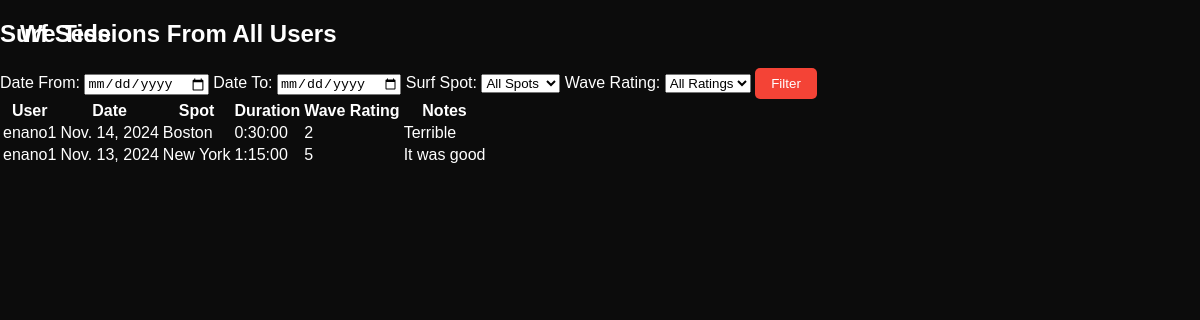
/surf_sessions_public/, run on an earlier commit of the app's database.
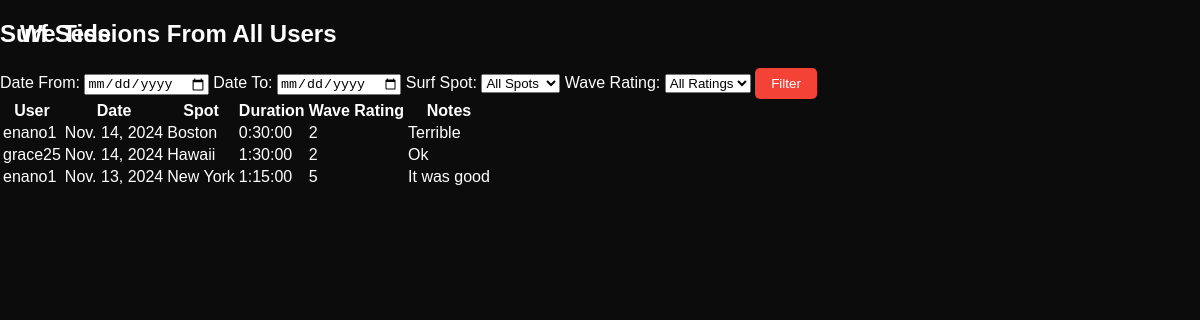
And on a later commit of the database.
### tide/models.py (models this page shows, shortened)
class SurfSession(models.Model):
    surf_spot = models.ForeignKey(SurfSpot, on_delete=models.CASCADE, related_name='surf_sessions')
    user = models.ForeignKey(User, on_delete=models.CASCADE, related_name='surf_sessions')
    date = models.DateField()
    duration = models.DurationField()
    wave_rating = models.IntegerField(choices=[(i, str(i)) for i in range(1, 6)])
    notes = models.TextField(blank=True, max_length=100)

class SurfSpot(models.Model):
    user = models.ForeignKey(User, on_delete=models.CASCADE, related_name='surf_spots')
    station_id = models.CharField(max_length=10)
    nickname = models.CharField(max_length=100, blank=True)
    latitude = models.FloatField()
    longitude = models.FloatField()
    created_at = models.DateTimeField(auto_now_add=True)
    def __str__(self):
        return f"{self.nickname or self.station_id}"
    class Meta:
        ordering = ['-created_at']

### tide/views.py (the view)
# urls.py: path('surf_sessions_public/', views.SurfSessionPublicListView.as_view(), name='surf_sessions_public'),
class SurfSessionPublicListView(ListView):
    model = SurfSession
    template_name = 'tide/surf_sessions_public.html'
    context_object_name = 'surf_sessions'
    def get_queryset(self):
        queryset = SurfSession.objects.all().order_by('-date')
        date_from = self.request.GET.get('date_from')
        date_to = self.request.GET.get('date_to')
        surf_spot = self.request.GET.get('surf_spot')
        wave_rating = self.request.GET.get('wave_rating')
        if date_from:
            queryset = queryset.filter(date__gte=date_from)
        if date_to:
            queryset = queryset.filter(date__lte=date_to)
        if surf_spot:
            queryset = queryset.filter(surf_spot__id=surf_spot)
        if wave_rating:
            queryset = queryset.filter(wave_rating=wave_rating)
        return queryset
    def get_context_data(self, **kwargs):
        context = super().get_context_data(**kwargs)
        context['surf_spots'] = SurfSpot.objects.all()
        return context

### tide/templates/tide/surf_sessions_public.html (shortened to what this page needs)
{% extends 'tide/base.html' %}
{% block content %}
<h2>Surf Sessions From All Users</h2>
<form method="get" action="{% url 'surf_sessions_public' %}">
    <label for="date_from">Date From:</label>
    <input type="date" name="date_from" value="{{ request.GET.date_from }}">
    <label for="date_to">Date To:</label>
    <input type="date" name="date_to" value="{{ request.GET.date_to }}">
    <label for="surf_spot">Surf Spot:</label>
    <select name="surf_spot">
        <option value="">All Spots</option>
    </select>
    <label for="wave_rating">Wave Rating:</label>
    <select name="wave_rating">
        <option value="">All Ratings</option>
    </select>
    <button type="submit">Filter</button>
</form>
<table class="table">
    <thead>
        <tr>
            <th>User</th>
            <th>Date</th>
            <th>Spot</th>
            <th>Duration</th>
            <th>Wave Rating</th>
            <th>Notes</th>
        </tr>
    </thead>
    <tbody>
        {% if surf_sessions %}
            {% for session in surf_sessions %}
            <tr>
                <td>{{ session.user }}</td>
                <td>{{ session.date }}</td>
                <td>{{ session.surf_spot }}</td>
                <td>{{ session.duration }}</td>
                <td>{{ session.wave_rating }}</td>
                <td>{{ session.notes|default:"No notes" }}</td>
            </tr>
            {% endfor %}
        {% else %}
            <tr>
                <td colspan="5">No surf sessions available.</td>
            </tr>
        {% endif %}
    </tbody>
</table>
{% endblock %}

### tide/templates/tide/base.html (shortened to what this page needs)
<!DOCTYPE html>
<html lang="en">
<head>
    {% load static %}
    <link rel="stylesheet" type="text/css" href="{% static 'tide/tidestyles.css' %}">
</head>
<body>
    <header>
        {% if not for_nav %}
        <div class="navbar">
            <div class="logo">We Tide</div>
        </div>
        {% endif %}
    </header>
    <main>
        {% block content %}
        {% endblock %}
    </main>
</body>
</html>

### tide/static/tide/tidestyles.css (style rules this page uses)
* { box-sizing: border-box; }
body { -ms-overflow-style: none; scrollbar-width: none; }
.navbar { display: flex; justify-content: space-between; align-items: center; padding: 20px; background-color: transparent; position: fixed; top: 0; left: 0; right: 0; z-index: 10; margin-bottom: 20px; }
.logo { font-size: 24px; font-weight: bold; color: white; }
body { margin: 0; font-family: Arial, sans-serif; background-color: rgb(12, 12, 12); color: white; }
button[type="submit"] { background-color: #f44336; color: white; padding: 8px 16px; border: none; border-radius: 5px; cursor: pointer; transition: background-color 0.3s; }

What changed in the data, as far as the page shows it:
added SurfSession: user "grace25", date "Nov. 14, 2024", surf_spot "Hawaii", duration "1:30:00", wave_rating "2", notes "Ok"
